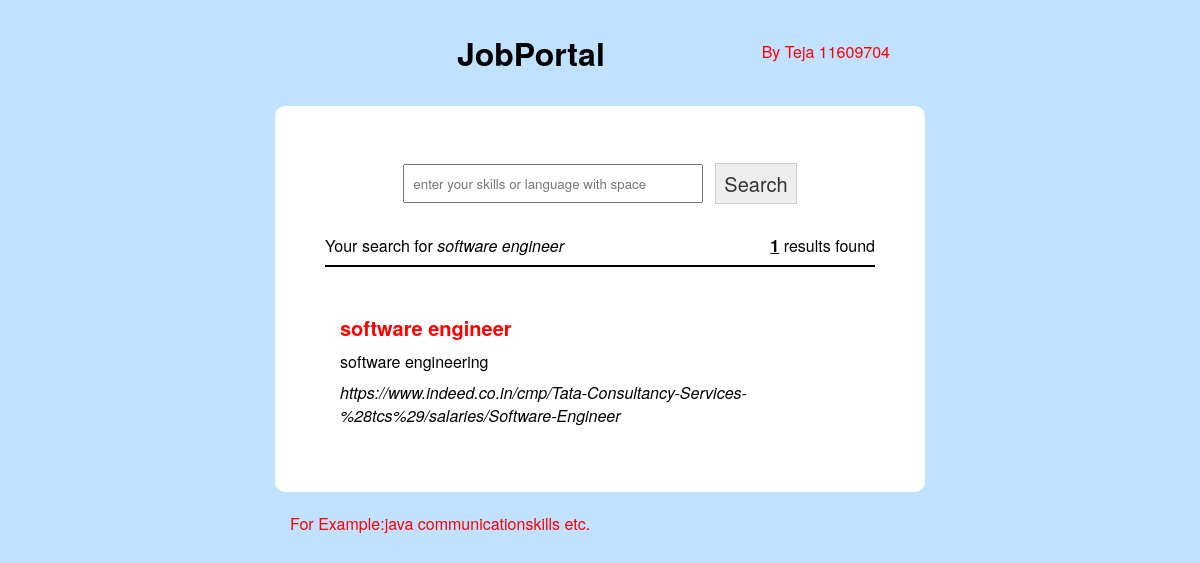
The page /index.php?k=software engineer  on the database its author committed.
### tables this page shows
CREATE TABLE `search_engine` (
  `id` int(11) NOT NULL,
  `title` varchar(200) NOT NULL,
  `blurb` text NOT NULL,
  `url` text NOT NULL,
  `keywords` text NOT NULL
);

### index.php (the view, shortened to what this page needs)
<html>
	<head>
		<link rel="stylesheet" type="text/css" href="./main.css"></link>
	</head>
	<body>
		<div id="wrapper">
			<div id="top_header">
				<div id="nav">
					<a href="<?php echo SITE_ADDR;?>/new_entry.php">By Teja 11609704</a>
				</div>
				<div id="logo">
					<h1><a href="<?php echo SITE_ADDR;?>">JobPortal</a></h1>
				</div>
			</div>
			<div id="main" class="shadow-box"><div id="content">
				<center>
				<form action="" method="GET" name="">
					<table>
						<tr>
							<td><input type="text" name="k" placeholder="enter your skills or language with space" autocomplete="off"></td>
							<td><input type="submit" name="" value="Search" ></td>
						</tr>
					</table>
				</form>
				</center>
				<?php
					if (isset($_GET['k']) && $_GET['k'] != ''){
						$k = trim($_GET['k']);
						$query_string = "SELECT * FROM search_engine WHERE ";
						$display_words = "";
						$keywords = explode(' ', $k);
						foreach($keywords as $word){
							$query_string .= " keywords LIKE '%".$word."%' OR ";
							$display_words .= $word." ";
						}
						$query_string = substr($query_string, 0, strlen($query_string) - 3);
						$conn = mysqli_connect(DB_SERVER, DB_USER, DB_PASS, DB_NAME);
						$query = mysqli_query($conn, $query_string);
						$result_count = mysqli_num_rows($query);
						if ($result_count > 0){
							echo '<br /><div class="right"><b><u>'.$result_count.'</u></b> results found</div>';
							echo 'Your search for <i>'.$display_words.'</i> <hr /><br />';
							echo '<table class="search">';
							while ($row = mysqli_fetch_assoc($query)){
								echo '<tr>
									<td><h3><a href="'.$row['url'].'">'.$row['title'].'</a></h3></td>
								</tr>
								<tr>
									<td>'.$row['blurb'].'</td>
								</tr>
								<tr>
									<td><i>'.$row['url'].'</i></td>
								</tr>';
							}
							echo '</table>';
						}
						else
							echo 'No results found. Please search something else.';
					}
					else
						echo '';
				?>
			</div></div>
			<div id="footer">
				<div class="left">
					<a href="https://example:contentwriter communicationskills etc" target="_blank">For Example:java communicationskills etc.</a>
				</div>
			</div>
		</div>
	</body>
</html>

### main.css (style rules this page uses)
* { margin: 0; padding: 0; font-family: "Helvetica Neue", Helvetica, Arial, sans-serif; }
body { background: #C1E2FF; color: #000; }
a { color: red; text-decoration: none; }
#wrapper { width: 650px; margin: auto; }
#top_header { padding: 30px; }
#top_header #logo { text-align: center; }
#top_header a { color: black; }
#top_header #nav { display: block; float: right; margin-top: 10px; }
#top_header #nav a { padding: 0px 5px; color: red; }
#top_header #nav a:last-child { border: 0px; }
#main #content { background-color: #fff; padding: 50px; color: #000; -moz-border-radius: 10px; -webkit-border-radius: 10px; border-radius: 10px; -khtml-border-radius: 10px; }
#footer { margin: 20px 15px; }
.search { padding: 10px; }
.search td { padding: 3px; }
input[type=text], input[type=password] { padding: 8px 8px; min-width: 300px; }
input[type=submit], input[type=button] { padding: 5px 8px; background-color: #eee; border: 1px solid #ccc; color: #333; cursor: pointer; font-size: 20px; }
h3 { font-size: 20px; margin: 0px; }
hr { border: 1px solid #000; margin: 8px 0px; }
table td { padding: 5px; }
.right { float: right; }
.left { float: left; }

### rows shown on the page
search_engine: title "software engineer", blurb "software engineering", url "https://www.indeed.co.in/cmp/Tata-Consultancy-Services-%28tcs%29/salaries/Software-Engineer"

### other values the page prints
$result_count "1"
$display_words "software engineer"
